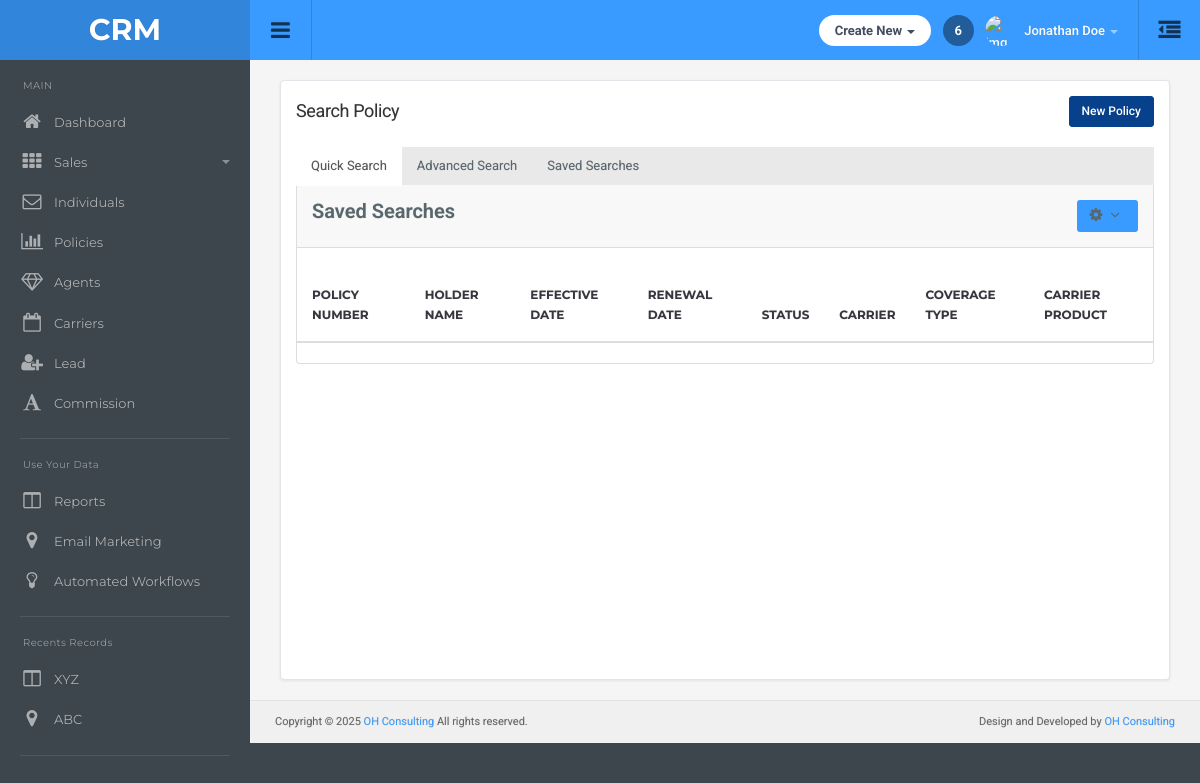
The page /policy/search-policy/ on the database as committed earlier.
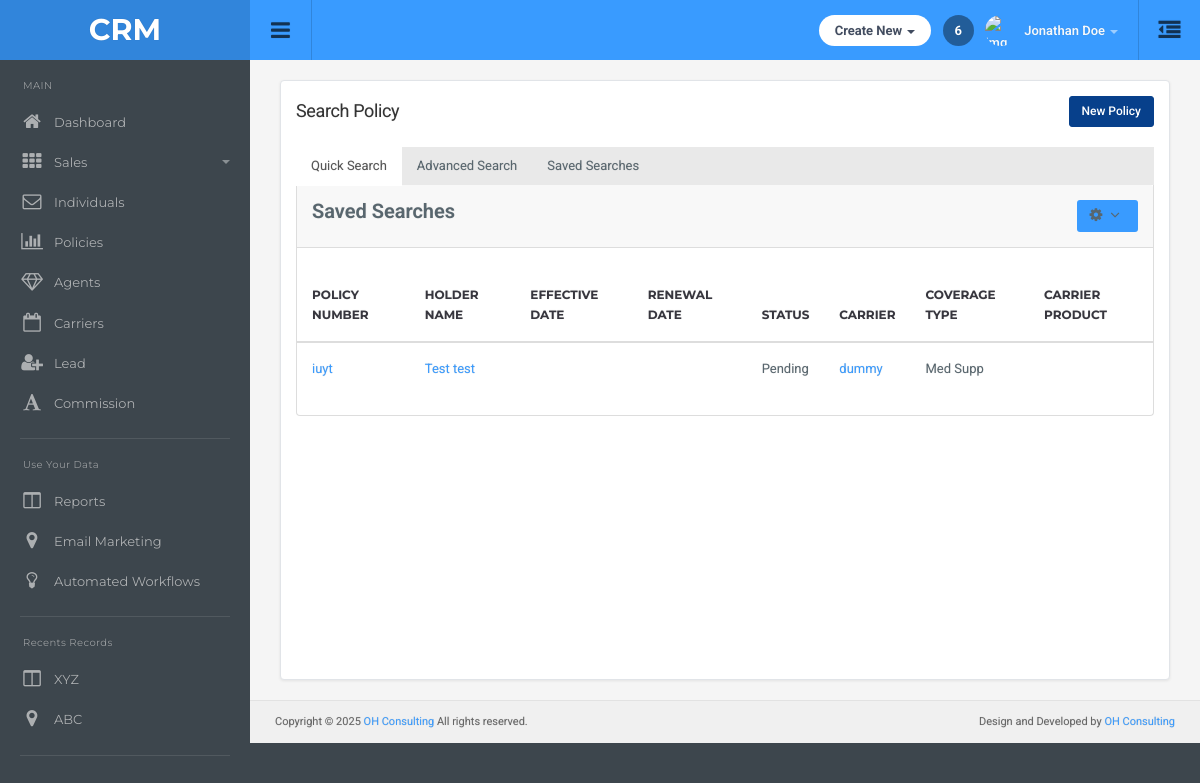
The same page on the database as committed later.
### main/models.py (models this page shows, shortened)
class Policy(models.Model):
    individual = models.ForeignKey(Individuals, on_delete=models.CASCADE, related_name='policy_individual')
    carrier = models.ForeignKey(Carrier, on_delete=models.CASCADE, related_name='policy_carrier')
    policy_number = models.CharField(max_length=100,null=True , blank=True)
    status = models.CharField(max_length=100)
    coverage_type = models.CharField(max_length=100)
    effective_date = models.DateField(null=True,blank=True)
    agent =  models.ForeignKey(Agent,on_delete=models.SET_NULL,null=True,blank=True,related_name="policy_agent")

class Individuals(models.Model):
    first_name = models.CharField(max_length=100)
    middle_name = models.CharField(max_length=100,null=True,blank=True)
    last_name = models.CharField(max_length=100)
    individual_type = models.CharField(max_length=100,null=True,blank=True)
    servicing_agent = models.ForeignKey(Agent,on_delete=models.CASCADE,null=True,blank=True)
    email = models.EmailField(null=True,blank=True)
    business_phone = models.CharField(max_length=10, blank=True, null=True)
    business_ext = models.CharField(max_length=10, blank=True, null=True)
    home_phone = models.CharField(max_length=10, blank=True, null=True)
    home_ext = models.CharField(max_length=10, blank=True, null=True)
    cell_phone = models.CharField(max_length=10, blank=True, null=True)
    cell_ext = models.CharField(max_length=10, blank=True, null=True)
    carrier = models.ForeignKey(Carrier,on_delete=models.SET_NULL,null=True,blank=True)

class Carrier(models.Model):
    name = models.CharField(max_length=100)
    class Meta:
        app_label = "main"

### main/views.py (the view)
# urls.py: path('policy/search-policy/', views.search_policy, name='search_policy'),
def search_policy(request):
    carriers = Carrier.objects.all()
    policy = Policy.objects.all()
    return render(request, 'policy/searchpolicy.html',{
        'carriers': carriers,
        'policy':policy
    })

### templates/policy/searchpolicy.html (shortened to what this page needs)
{% extends "dashboard/base.html" %}
{% load static %}
{% block main-content %}
<div class="container-default">
    <div class="search-agents-container">
        <div class="page-header-row">
            <h1 class="page-title">Search Policy</h1>
            <div class="btn-group">
                <button type="button" class="btn btn-primary" data-toggle="modal" data-target="#newPolicyModal">
                    New Policy
                </button>
            </div>
        </div>
        <ul class="nav nav-tabs">
            <li class="active"><a href="{% url 'search_policy' %}">Quick Search</a></li>
            <li><a href="{% url 'advanced_policy' %}">Advanced Search</a></li>
            <li ><a href="{% url 'saved_policy' %}">Saved Searches</a></li>
        </ul>
        <div class="agents-panel">
            <div class="panel-heading clearfix">
                <strong class="pull-left">Saved Searches</strong>
                <div class="dropdown pull-right">
                    <button class="btn btn-sm btn-default dropdown-toggle" type="button" id="agentsDropdown" data-toggle="dropdown" aria-haspopup="true" aria-expanded="false">
                        <i class="fa fa-cog"></i> <i class="fa fa-angle-down"></i>
                    </button>
                </div>
            </div>
            <br>
            <div class="panel-body table-responsive">
                <table id="example4" class="table display">
                    <thead>
                        <tr>
                            <th>Policy Number</th>
                            <th>Holder Name</th>
                            <th>Effective Date</th>
                            <th>Renewal Date</th>
                            <th>Status</th>
                            <th>Carrier</th>
                            <th>Coverage Type</th>
                            <th>Carrier Product</th>
                        </tr>
                    </thead>
                    <tbody>
                    {% for plcy in policy %}
                        <tr>
                            <td><a href="{% url 'policy_tab' plcy.id %}?tab=detail">
    {{ plcy.policy_number|default:"(not set)" }}
</a></td>
                            <td><a href="{% url 'individual_tab' plcy.individual.id %}">{{plcy.individual.first_name}} {{plcy.individual.middle_name}} {{plcy.individual.last_name}}</a></td>
                            <td>{{plcy.effective_date|date:'Y-m-d' }}</td>
                            <td>{{ plcy.policy_details.first.renewal_date|date:'Y-m-d' }}</td>
                            <td>{{plcy.status}}</td>
                            <td><a href="{% url 'carrier_detail' plcy.carrier.id %}">{{plcy.carrier.name}}</a></td>
                            <td>{{plcy.coverage_type}}</td>
                            <td>{{ plcy.carrier.products.first.product_name }}</td>
                        </tr>
                    {% endfor %}
                    </tbody>
                </table>
            </div>
        </div>
    </div>
{% include "policy/add_policy_modal.html" %}
{% endblock %}

Rows that differ between the two databases and show on the page:
added Policy: policy_number "iuyt", individual.first_name "Test", individual.last_name "test", status "Pending", carrier.name "dummy", coverage_type "Med Supp"
